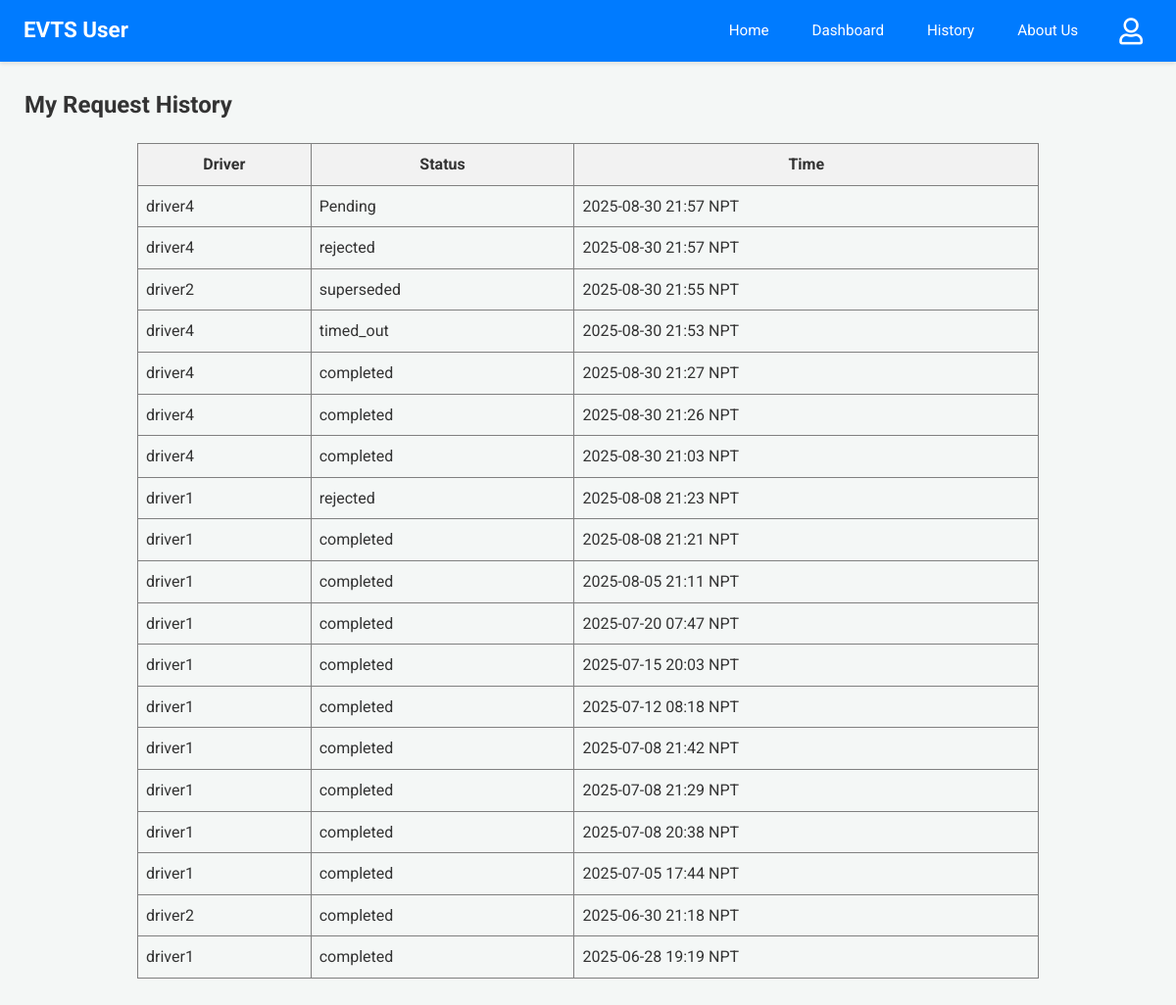
Before: /user-history (signed in) with the older database file.
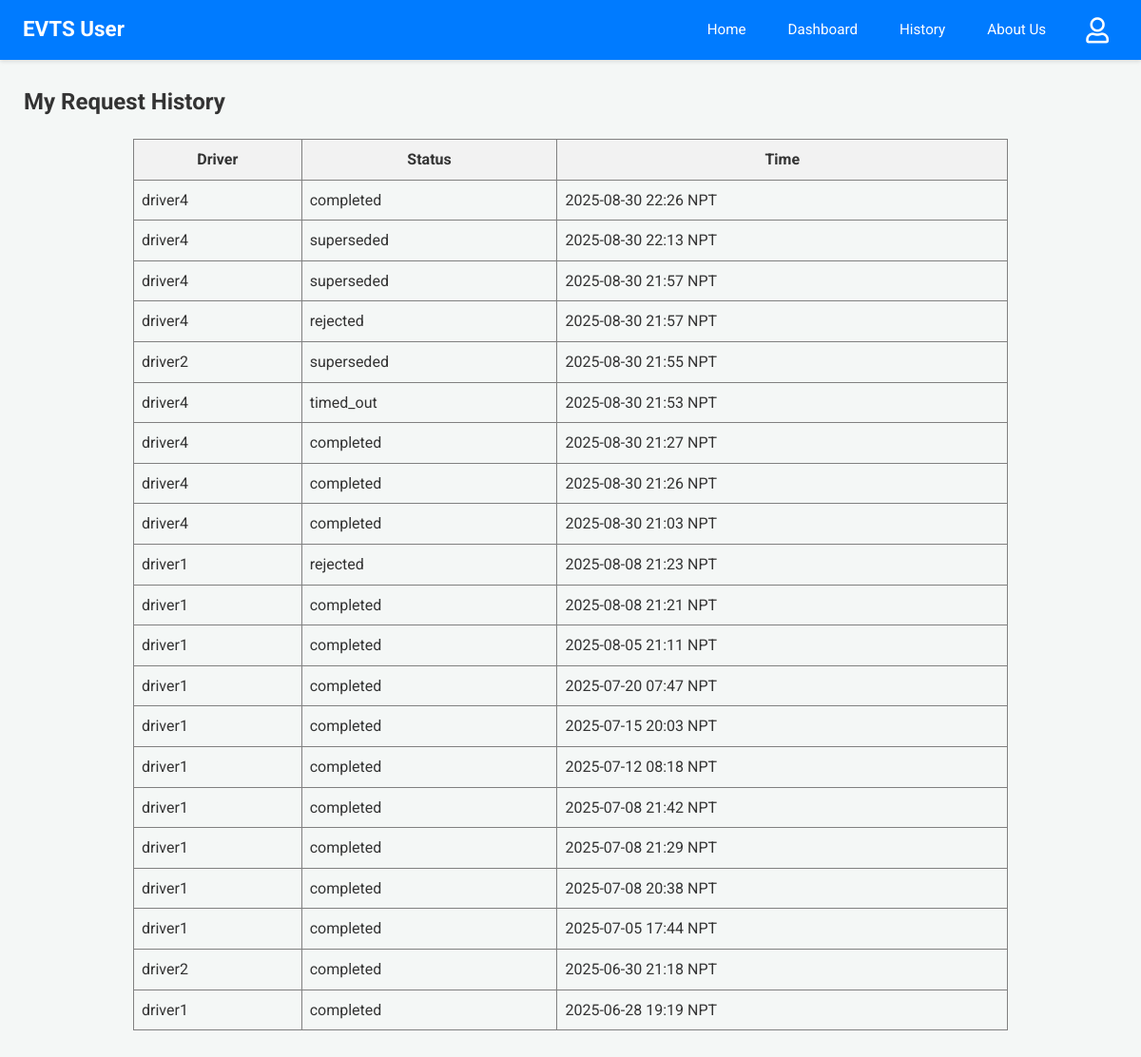
After: the same page with the newer database file.
### app.py (models this page shows)
class Driver(db.Model):
    email = db.Column(db.String(120), primary_key=True)
    name = db.Column(db.String(100))
    phone = db.Column(db.String(15))
    password = db.Column(db.String(256)) # Increased length for hash
    vehicle = db.Column(db.String(50))
    node = db.Column(db.String(10), nullable=False)
    is_approved = db.Column(db.Boolean, default=False, nullable=False)

class RideRequest(db.Model):
    __tablename__ = 'ride_request'
    id = db.Column(db.Integer, primary_key=True)
    user_email = db.Column(db.String(100), nullable=False)
    driver_email = db.Column(db.String(100), nullable=False)
    user_latitude_at_request = db.Column(db.Float, nullable=True)
    user_longitude_at_request = db.Column(db.Float, nullable=True)
    timestamp = db.Column(db.DateTime, default=lambda: datetime.now(timezone.utc))
    status = db.Column(db.String(20), default='Pending')

### app.py (the view)
@app.route('/user-history')
@login_required_user
def user_history():
    reqs_db = RideRequest.query.filter_by(user_email=session['user']).order_by(RideRequest.timestamp.desc()).all()
    s_reqs = [{'driver_name': (Driver.query.get(r.driver_email).name or r.driver_email if Driver.query.get(r.driver_email) else "N/A"),
               'status': r.status, 'timestamp': format_datetime_npt(r.timestamp)} for r in reqs_db]
    response = make_response(render_template('user_history.html', requests=s_reqs))
    return add_no_cache_to_response(response)

### app.py (called while the page is built)
def format_datetime_npt(dt_utc):
    if dt_utc is None: return "N/A"
    if dt_utc.tzinfo is None or dt_utc.tzinfo.utcoffset(dt_utc) is None:
        dt_utc = dt_utc.replace(tzinfo=timezone.utc)
    else:
        dt_utc = dt_utc.astimezone(timezone.utc)
    dt_npt = dt_utc.astimezone(NPT)
    return dt_npt.strftime('%Y-%m-%d %H:%M NPT')

def login_required_user(f):
    @wraps(f)
    def decorated_function(*args, **kwargs):
        if 'user' not in session:
            return redirect(url_for('login', next=request.url))
        return f(*args, **kwargs)
    return decorated_function

def add_no_cache_to_response(response):
    response.headers["Cache-Control"] = "no-cache, no-store, must-revalidate, public, max-age=0"
    response.headers["Pragma"] = "no-cache"
    response.headers["Expires"] = "0"
    return response

### templates/user_history.html
{% extends 'user_base.html' %}
{% block content %}
<h2>My Request History</h2>
{% if requests %}
<table border="1" cellpadding="8" cellspacing="0" style="border-collapse: collapse; width: 80%; margin: 20px auto;">
  <thead>
    <tr style="background-color: #f2f2f2;">
      <th>Driver</th>
      <th>Status</th>
      <th>Time</th>
    </tr>
  </thead>
  <tbody>
  {% for req in requests %}
  <tr>
    <td>{{ req.driver_name }}</td>
    <td>{{ req.status }}</td>
    <td>{{ req.timestamp }}</td>
  </tr>
  {% endfor %}
  </tbody>
</table>
{% else %}
<p>You have no ride request history.</p>
{% endif %}
{% endblock %}

Changed rows visible on the page:
added RideRequest: status "completed"
added RideRequest: status "superseded"
Other visible differences:
new list line: "driver4"
new list line: "2025-08-30 22:26 NPT"
new list line: "2025-08-30 22:13 NPT"
new list line: "superseded"
new list line: "2025-08-30 21:57 NPT"
list line gone: "driver4"
list line gone: "Pending"
list line gone: "2025-08-30 21:57 NPT"
